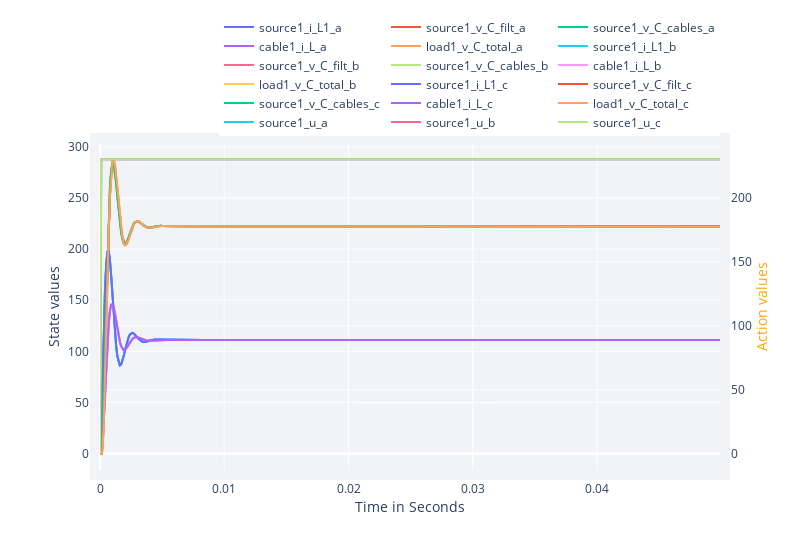

Notebook cell for this chart:
### Markdown cell above
After the experiment, for example the `plot_hook_results()` function provided by the Dare package can be used to show the results of the simulated episode:

### Code cell
plot_hook_results(hook = hook, 
                    episode = 1,
                    states_to_plot  = env.state_ids,  
                    actions_to_plot = env.action_ids)

### Figure 1 — Plotly figure (JSON) as saved in the notebook; plotly's stock layout.template omitted (floating-point values rounded to 4 significant figures; data arrays with more than 128 entries replaced by an {"elided": "..."} marker saying what was removed)
{"data": [{"mode": "lines", "name": "source1_i_L1_a", "type": "scatter", "x": {"elided": "500 float values"}, "y": {"elided": "500 float values"}}, {"mode": "lines", "name": "source1_v_C_filt_a", "type": "scatter", "x": {"elided": "500 float values"}, "y": {"elided": "500 float values"}}, {"mode": "lines", "name": "source1_v_C_cables_a", "type": "scatter", "x": {"elided": "500 float values"}, "y": {"elided": "500 float values"}}, {"mode": "lines", "name": "cable1_i_L_a", "type": "scatter", "x": {"elided": "500 float values"}, "y": {"elided": "500 float values"}}, {"mode": "lines", "name": "load1_v_C_total_a", "type": "scatter", "x": {"elided": "500 float values"}, "y": {"elided": "500 float values"}}, {"mode": "lines", "name": "source1_i_L1_b", "type": "scatter", "x": {"elided": "500 float values"}, "y": {"elided": "500 float values"}}, {"mode": "lines", "name": "source1_v_C_filt_b", "type": "scatter", "x": {"elided": "500 float values"}, "y": {"elided": "500 float values"}}, {"mode": "lines", "name": "source1_v_C_cables_b", "type": "scatter", "x": {"elided": "500 float values"}, "y": {"elided": "500 float values"}}, {"mode": "lines", "name": "cable1_i_L_b", "type": "scatter", "x": {"elided": "500 float values"}, "y": {"elided": "500 float values"}}, {"mode": "lines", "name": "load1_v_C_total_b", "type": "scatter", "x": {"elided": "500 float values"}, "y": {"elided": "500 float values"}}, {"mode": "lines", "name": "source1_i_L1_c", "type": "scatter", "x": {"elided": "500 float values"}, "y": {"elided": "500 float values"}}, {"mode": "lines", "name": "source1_v_C_filt_c", "type": "scatter", "x": {"elided": "500 float values"}, "y": {"elided": "500 float values"}}, {"mode": "lines", "name": "source1_v_C_cables_c", "type": "scatter", "x": {"elided": "500 float values"}, "y": {"elided": "500 float values"}}, {"mode": "lines", "name": "cable1_i_L_c", "type": "scatter", "x": {"elided": "500 float values"}, "y": {"elided": "500 float values"}}, {"mode": "lines", "name": "load1_v_C_total_c", "type": "scatter", "x": {"elided": "500 float values"}, "y": {"elided": "500 float values"}}, {"mode": "lines", "name": "source1_u_a", "type": "scatter", "x": {"elided": "500 float values"}, "y": {"elided": "500 float values"}, "yaxis": "y2"}, {"mode": "lines", "name": "source1_u_b", "type": "scatter", "x": {"elided": "500 float values"}, "y": {"elided": "500 float values"}, "yaxis": "y2"}, {"mode": "lines", "name": "source1_u_c", "type": "scatter", "x": {"elided": "500 float values"}, "y": {"elided": "500 float values"}, "yaxis": "y2"}], "layout": {"height": 550, "legend": {"orientation": "h", "x": 1, "xanchor": "right", "y": 1.02, "yanchor": "bottom"}, "margin": {"b": 80, "l": 100, "pad": 10, "r": 80, "t": 100}, "plot_bgcolor": "#f1f3f7", "width": 800, "xaxis": {"title": {"text": "Time in Seconds"}}, "yaxis": {"title": {"text": "State values"}}, "yaxis2": {"overlaying": "y", "side": "right", "title": "Action values", "titlefont": {"color": "orange"}}}}
